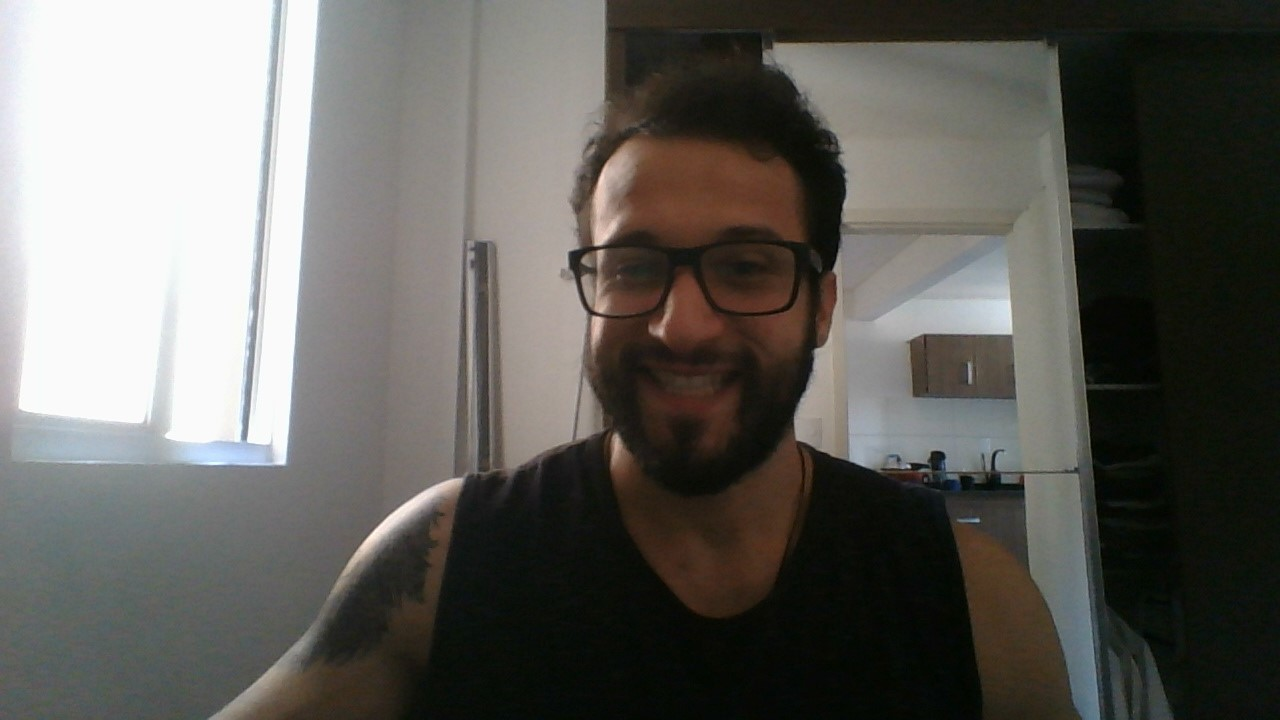
#> input picture ME.jpg, 1280 x 720 px
$ python Face_Detector.py
#> lines starting #> are read from the running program, lines starting #| are printed output that depends on the picture; after the words box and inside, x2 and y2 are one past the last pixel; in counts of white or black regions, pixels touching at a corner belong together
import cv2

# Load some pre-trained data on face frontals from povencv
trained_face_data = cv2.CascadeClassifier('haarcascade_frontalface_default.xml')

# choose an image to detect face in
img = cv2.imread('ME.jpg')
#> img is the input picture: shape (720, 1280, 3); mean B, G, R 92, 96.8, 98.4

# must convert to grayscale
grayscaled_img = cv2.cvtColor(img, cv2.COLOR_BGR2GRAY)
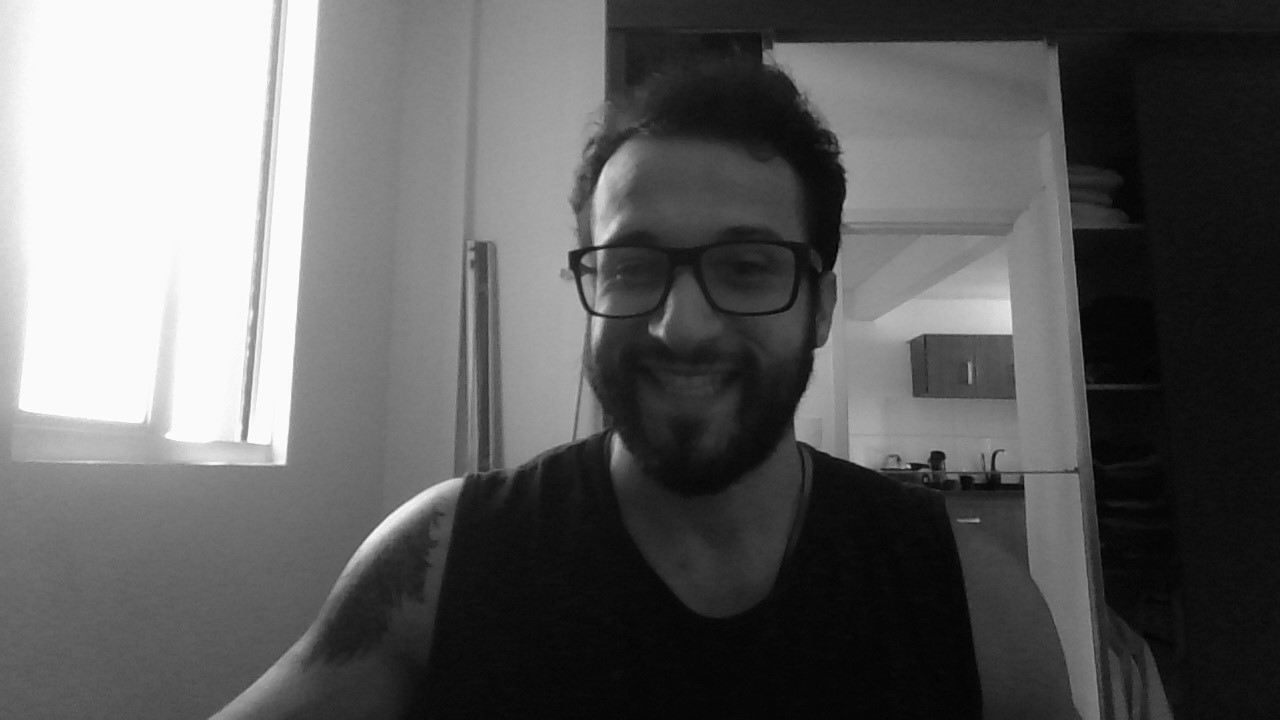
#> grayscaled_img: shape (720, 1280); min 1, max 255, mean 96.8

#detect faces
face_coordinates = trained_face_data.detectMultiScale(grayscaled_img)
#> face_coordinates = [[544, 149, 304, 304]]

# draw rectangles around the faces
for (x, y, w, h) in face_coordinates:
    cv2.rectangle(img, (x, y), (x+w, y+h), (0, 255, 0), 2)
#> this loop made 1 pass
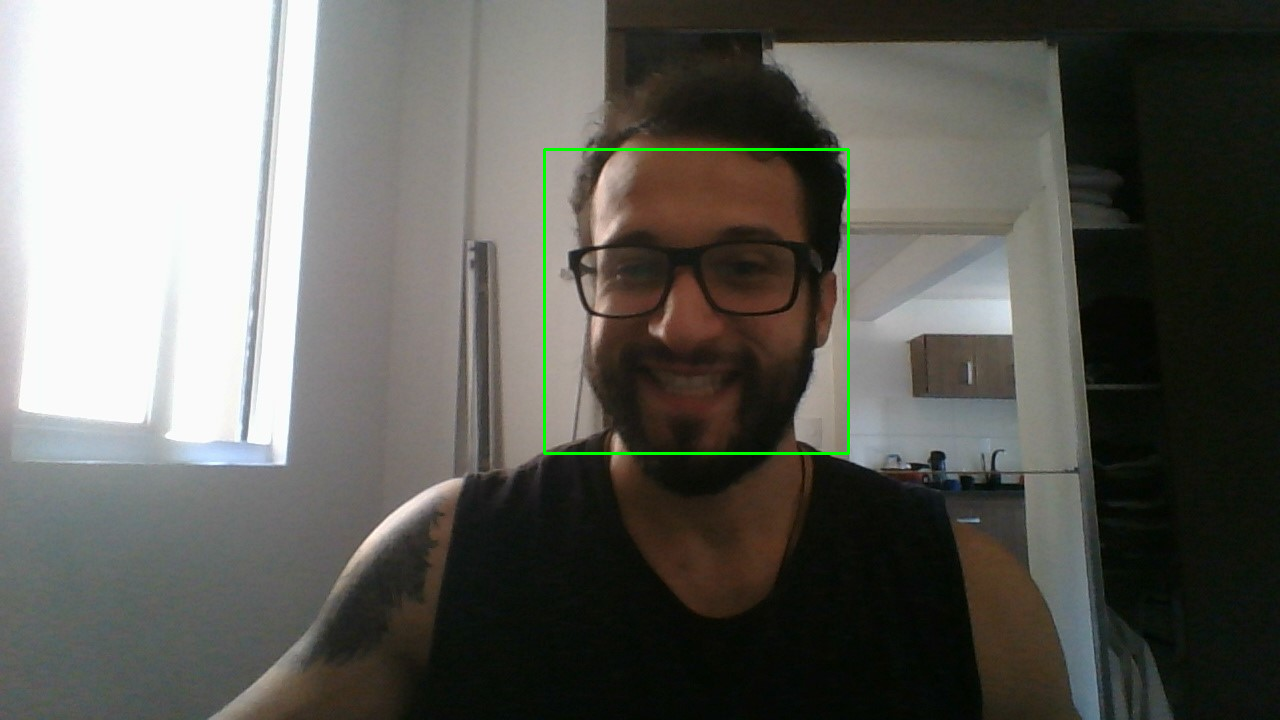
#> img: shape (720, 1280, 3); 0.4% of pixels changed, all inside (x1, y1, x2, y2) = (543, 148, 850, 455)

#print(face_coordinates)

cv2.imshow('Clever Programmer Face Detector', img)
cv2.waitKey()

print("Code Completed!")

$ run again, with RDJ.png saved as ME.jpg
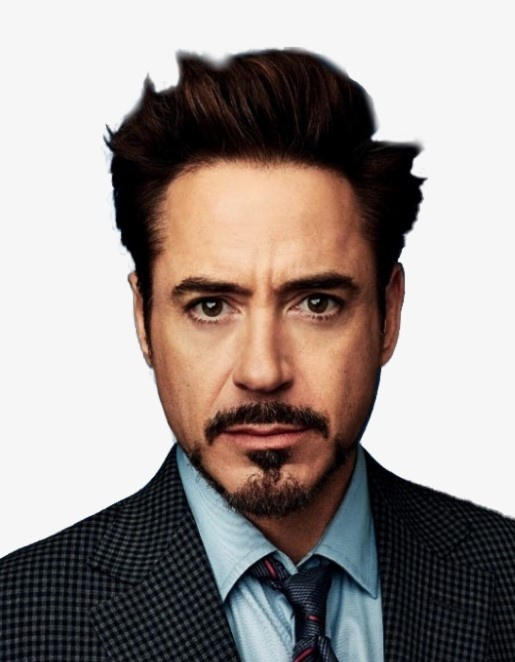
#> input picture RDJ.png, 515 x 662 px
#> img is the input picture: shape (662, 515, 3); mean B, G, R 142.5, 146, 154.8
#> `grayscaled_img = cv2.cvtColor(img, cv2.COLOR_BGR2GRAY)`:
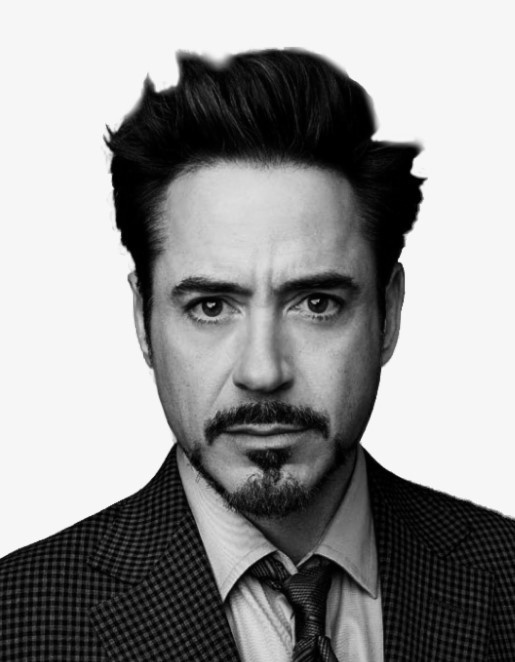
#> grayscaled_img: shape (662, 515); min 0, max 255, mean 148.3
#> face_coordinates = [[105, 176, 322, 322]]
#> the loop `for (x, y, w, h) in face_coordinates:` made 1 pass
#> after the loop `for (x, y, w, h) in face_coordinates:`:
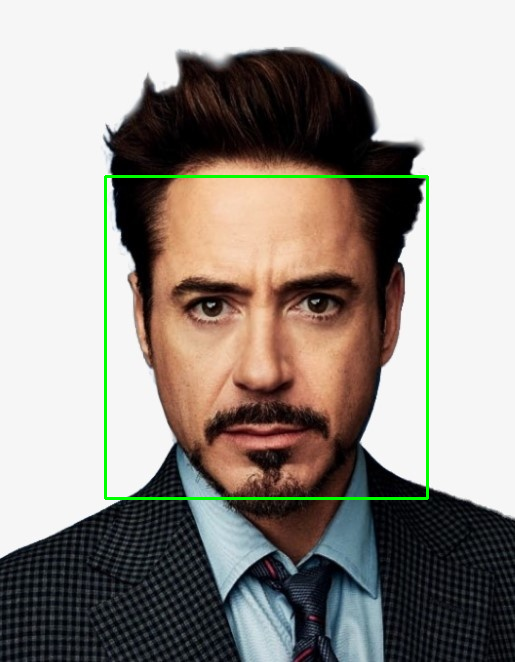
#> img: shape (662, 515, 3); 1.13% of pixels changed, all inside (x1, y1, x2, y2) = (104, 175, 429, 500)
